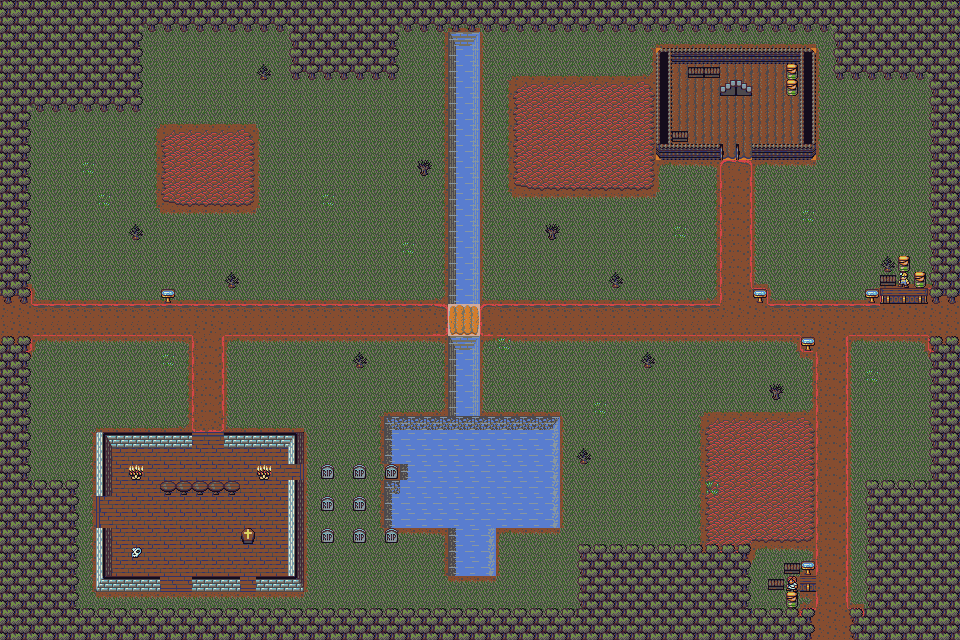

The image is a tile-based game level rendered from a .tmx file. Its description and source (layers, tilesets, objects; grid data summarised) follow:
An orthogonal 60x40 tile map with 16x16 px tiles, 8 tile layers (ground, water, detail, walls, ...), 12 tilesets and 28 objects (11x encounter, 4x spawn, 3x rare, 2x exit, 2x town, ...).

<map version="1.10" tiledversion="1.10.2" orientation="orthogonal" renderorder="right-down" width="60" height="40" tilewidth="16" tileheight="16" infinite="0" nextlayerid="10" nextobjectid="29">
 <properties>
  <property name="ambience" value="amb.graveyard" />
  <property name="backdrop" value="forest" />
  <property name="darkness" type="float" value="0.5" />
  <property name="dungeon" type="bool" value="false" />
  <property name="event_rate" type="int" value="500" />
  <property name="lantern" type="float" value="3.5" />
  <property name="music" value="music.rpg_outskirts" />
  <property name="name" value="The Ashfen outskirts" />
  <property name="night_music" value="music.rpg_outskirts_night" />
  <property name="outdoor" type="bool" value="true" />
  <property name="region" type="int" value="1" />
 </properties>
 <tileset firstgid="1" source="dl_floor.tsx" />
 <tileset firstgid="820" source="dl_wall.tsx" />
 <tileset firstgid="1840" source="dl_tree.tsx" />
 <tileset firstgid="2272" source="dl_pit.tsx" />
 <tileset firstgid="2528" source="dl_decor.tsx" />
 <tileset firstgid="2704" source="dl_door.tsx" />
 <tileset firstgid="2752" source="dl_tile.tsx" />
 <tileset firstgid="2784" source="dl_ground.tsx" />
 <tileset firstgid="2840" source="dl_fence.tsx" />
 <tileset firstgid="2936" source="dl_effect.tsx" />
 <tileset firstgid="3144" source="dl_humanoid.tsx" />
 <tileset firstgid="3360" source="dl_reptile.tsx" />
 <layer id="1" name="ground" width="60" height="40">
  <data>[2400 cells, 2271 non-empty, 51 distinct tile ids]</data>
 </layer>
 <layer id="2" name="water" width="60" height="40">
  <properties>
   <property name="collision" type="bool" value="true" />
  </properties>
  <data>[2400 cells, 129 non-empty, 10 distinct tile ids]</data>
 </layer>
 <layer id="3" name="detail" width="60" height="40">
  <data>[2400 cells, 14 non-empty, 4 distinct tile ids]</data>
 </layer>
 <layer id="4" name="walls" width="60" height="40">
  <properties>
   <property name="collision" type="bool" value="true" />
  </properties>
  <data>[2400 cells, 619 non-empty, 23 distinct tile ids]</data>
 </layer>
 <layer id="5" name="doors" width="60" height="40">
  <data>[2400 cells, 2 non-empty, 1 distinct tile ids]</data>
 </layer>
 <layer id="6" name="props" width="60" height="40">
  <properties>
   <property name="collision" type="bool" value="true" />
  </properties>
  <data>[2400 cells, 36 non-empty, 10 distinct tile ids]</data>
 </layer>
 <layer id="7" name="people" width="60" height="40">
  <properties>
   <property name="collision" type="bool" value="true" />
  </properties>
  <data>[2400 cells, 2 non-empty, 2 distinct tile ids]</data>
 </layer>
 <layer id="8" name="above" width="60" height="40">
  <data>[2400 cells, 0 non-empty, 0 distinct tile ids]</data>
 </layer>
 <objectgroup id="9" name="objects">
  <object id="1" name="" class="exit" x="720" y="80" width="32" height="16">
   <properties>
    <property name="map" value="warrens_1" />
    <property name="spawn" value="entrance" />
   </properties>
  </object>
  <object id="2" name="mill_door" class="spawn" x="720" y="112" width="16" height="16" />
  <object id="3" name="" class="encounter" x="576" y="128" width="16" height="16">
   <properties>
    <property name="kind" value="thornback" />
   </properties>
  </object>
  <object id="8" name="" class="town" x="896" y="288" width="16" height="16">
   <properties>
    <property name="town" value="town_2" />
   </properties>
  </object>
  <object id="4" name="" class="exit" x="0" y="304" width="16" height="32">
   <properties>
    <property name="map" value="lantern_hollow" />
    <property name="spawn" value="from_outskirts" />
   </properties>
  </object>
  <object id="5" name="from_town" class="spawn" x="32" y="304" width="16" height="16" />
  <object id="6" name="" class="encounter" x="384" y="304" width="16" height="16">
   <properties>
    <property name="kind" value="ember_bandit" />
    <property name="title" value="Ember Bandit Leader" />
    <property name="when" value="!quest:lamplighters_debt=ready,!quest:lamplighters_debt=done" />
   </properties>
  </object>
  <object id="7" name="town_2" class="spawn" x="896" y="304" width="16" height="16" />
  <object id="9" name="" class="encounter" x="640" y="320" width="16" height="16">
   <properties>
    <property name="kind" value="ember_bandit" />
    <property name="when" value="!quest:lamplighters_debt=ready,!quest:lamplighters_debt=done,!flag:road_bandits_fled" />
   </properties>
  </object>
  <object id="10" name="" class="encounter" x="208" y="352" width="16" height="16">
   <properties>
    <property name="kind" value="ember_bandit" />
    <property name="when" value="!quest:lamplighters_debt=ready,!quest:lamplighters_debt=done,!flag:road_bandits_fled" />
   </properties>
  </object>
  <object id="11" name="" class="encounter" x="160" y="400" width="16" height="16">
   <properties>
    <property name="kind" value="zealot" />
    <property name="when" value="!phase:night" />
   </properties>
  </object>
  <object id="12" name="" class="encounter" x="768" y="464" width="16" height="16">
   <properties>
    <property name="kind" value="thornback" />
   </properties>
  </object>
  <object id="13" name="" class="encounter" x="368" y="560" width="16" height="16">
   <properties>
    <property name="kind" value="grave_robber" />
   </properties>
  </object>
  <object id="15" name="" class="town" x="800" y="576" width="16" height="16">
   <properties>
    <property name="town" value="town_3" />
   </properties>
  </object>
  <object id="14" name="town_3" class="spawn" x="816" y="576" width="16" height="16" />
  <object id="27" name="" class="chest" x="176" y="48" width="16" height="16">
   <properties>
    <property name="id" value="moor_hollow" />
   </properties>
  </object>
  <object id="18" name="" class="rare" x="864" y="112" width="16" height="16">
   <properties>
    <property name="id" value="mother_of_rats" />
   </properties>
  </object>
  <object id="19" name="" class="rare" x="192" y="160" width="16" height="16">
   <properties>
    <property name="id" value="old_gorsehide" />
   </properties>
  </object>
  <object id="20" name="" class="encounter" x="624" y="160" width="16" height="16">
   <properties>
    <property name="encounter" value="dungeon" />
    <property name="home" value="Up from the mill's cellar" />
    <property name="kind" value="plague_rat" />
    <property name="once" type="bool" value="false" />
    <property name="spot" value="night_rocks" />
    <property name="when" value="phase:night,flag:warrens_entered,!flag:grave_priest_beaten" />
   </properties>
  </object>
  <object id="28" name="" class="chest" x="912" y="192" width="16" height="16">
   <properties>
    <property name="id" value="moor_cairn" />
   </properties>
  </object>
  <object id="21" name="" class="encounter" x="848" y="208" width="16" height="16">
   <properties>
    <property name="encounter" value="dungeon" />
    <property name="home" value="Up from the mill's cellar" />
    <property name="kind" value="plague_rat" />
    <property name="once" type="bool" value="false" />
    <property name="spot" value="night_mill" />
    <property name="when" value="phase:night,flag:warrens_entered,!flag:grave_priest_beaten" />
   </properties>
  </object>
  <object id="22" name="" class="rare" x="544" y="256" width="16" height="16">
   <properties>
    <property name="id" value="red_sash" />
   </properties>
  </object>
  <object id="25" name="Brackwater trader" class="npc" x="896" y="272" width="16" height="16">
   <properties>
    <property name="cell" value="4,9" />
    <property name="id" value="brackwater_trader" />
    <property name="sprite" value="Characters/Humanoid" />
   </properties>
  </object>
  </objectgroup>
</map>
<!-- 5 of 28 objects omitted -->
